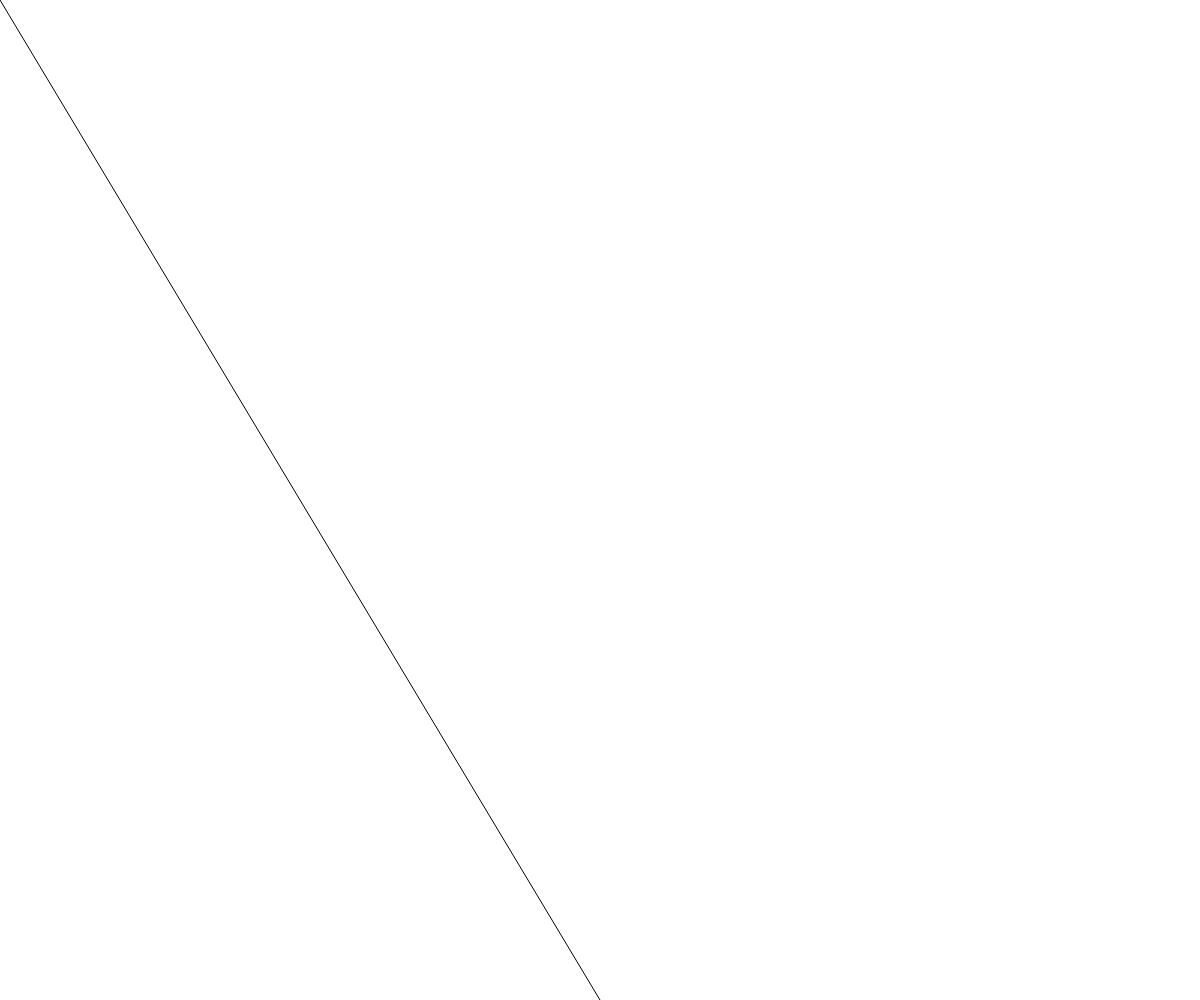
Frame 1 (no input)
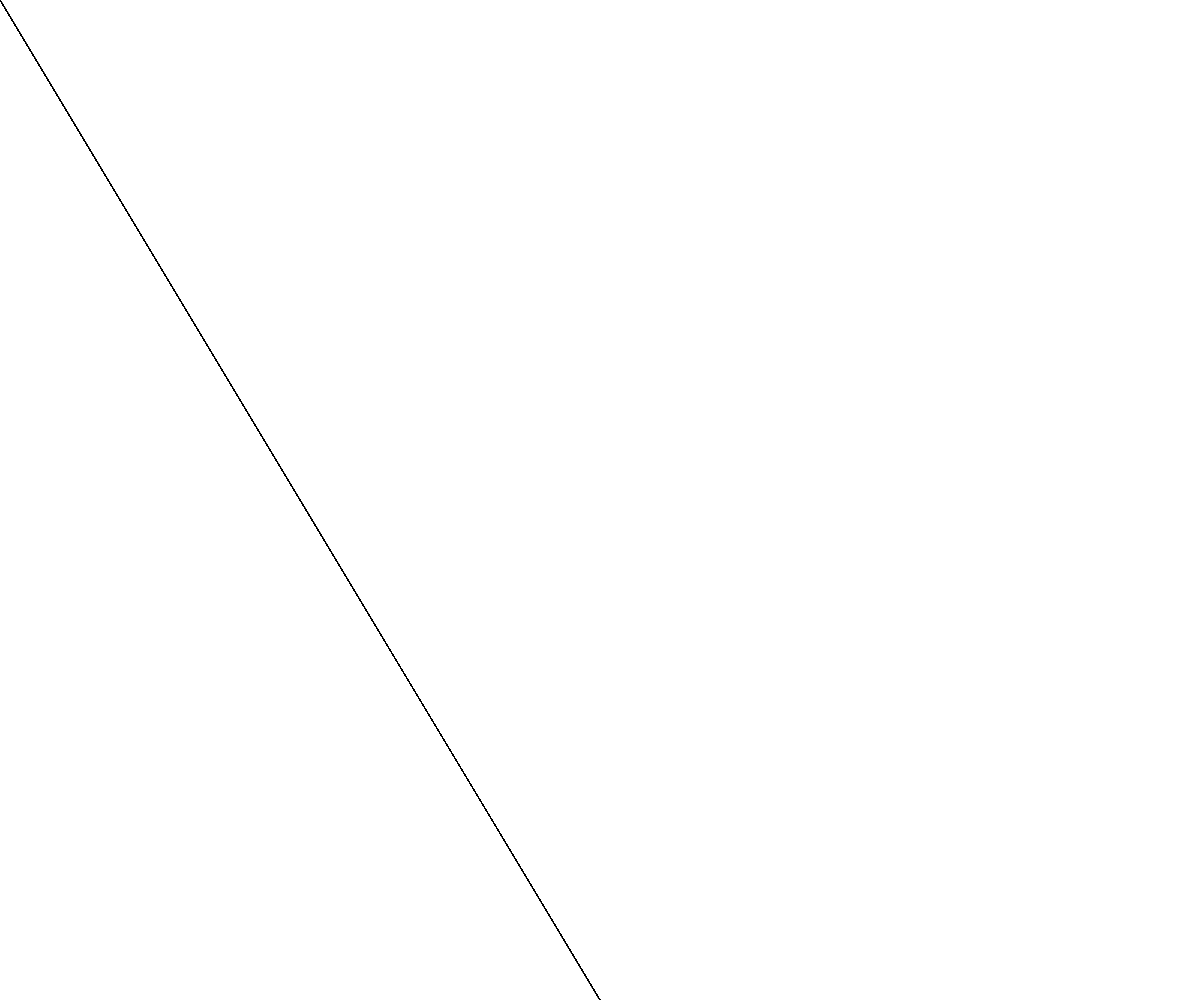
Frame 60 (no input)
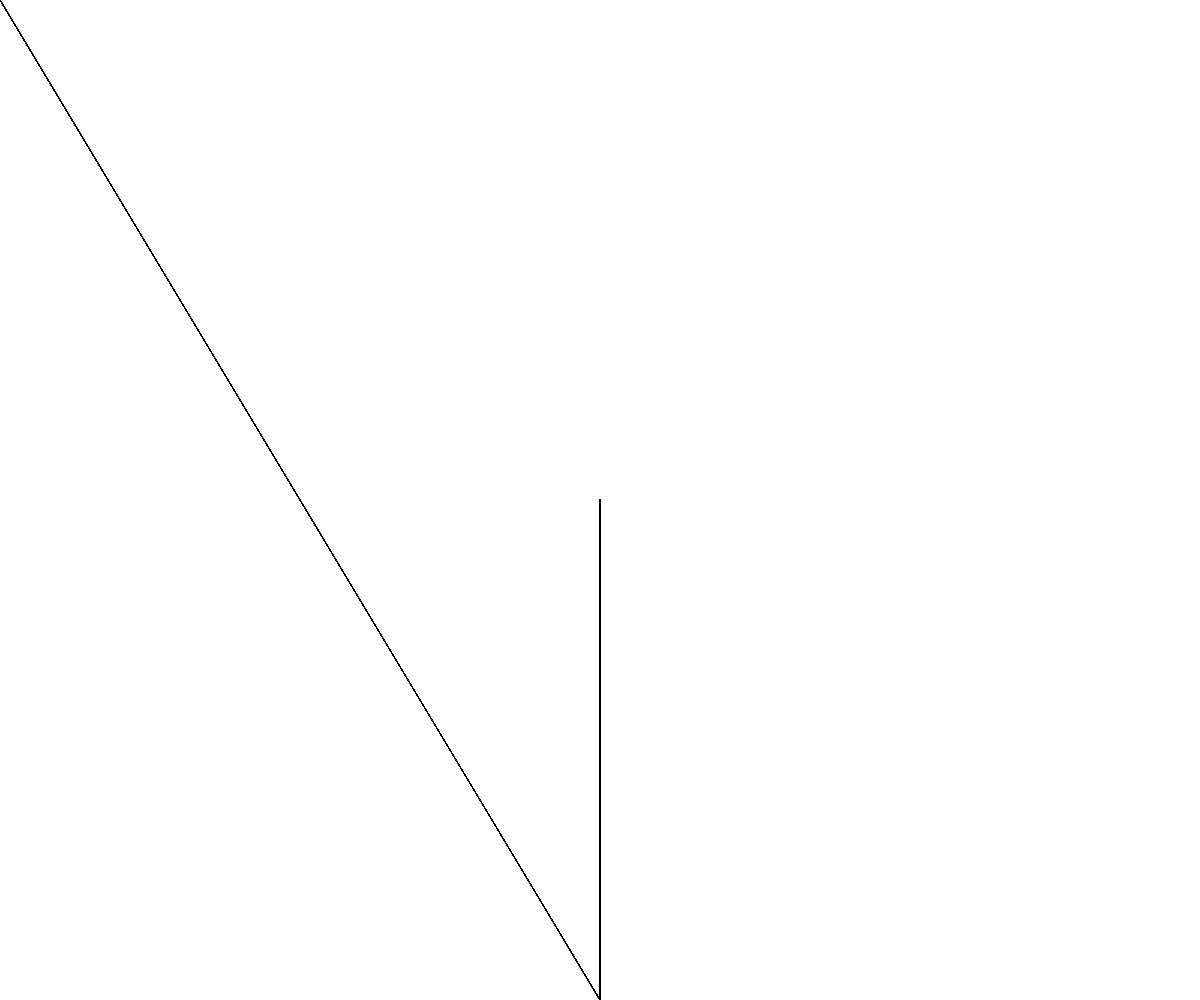
Frame 120 (the mouse pressed at the canvas centre since frame 60)

The p5.js sketch that drew these frames (run headless with seeded random() and noise() and a simulated clock; from frame 60 on, the mouse is pressed at the canvas centre):

// p5.js sketch
// ── sketch.js
// LART
// Your Name
// Date
//
// Extra for Experts:
// - describe what you did to take this project "above and beyond"

let redAmount = 0;
let redChangeAmount = 1;

function setup() {
  createCanvas(windowWidth, windowHeight);
  background(255);
}

function draw(){
  line(mouseX, mouseY, width/2, height)
}
  
